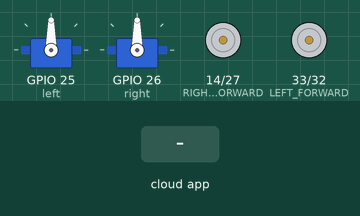
Recording of a sketch running on a simulated ESP32. Parts: 2 × servo, motor-driver pin pairs drawn as motors (green arrow = first pin HIGH = forward, orange = second pin HIGH = backward, longer = more drive). Inputs (shaded band) come from the test bench. The RemoteXY app is connected.

Above: at 1.2 s.
1.3 s: the phone or cloud app sets l to 25
At 2.1 s:
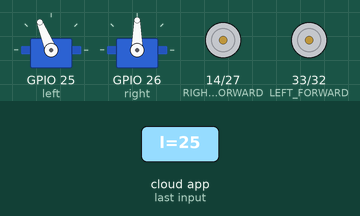
2.8 s: the phone or cloud app sets r to 25
At 3.3 s:
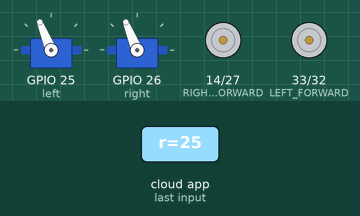
4.3 s: the phone or cloud app sets x to -100
At 5.5 s:
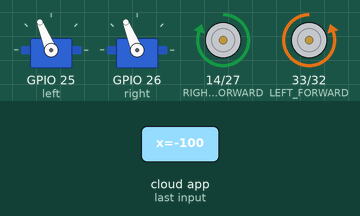
5.8 s: the phone or cloud app sets y to -100
At 6.7 s:
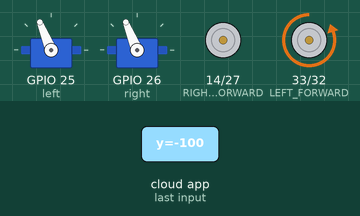
7.3 s: the phone or cloud app sets l to 0
At 7.9 s:
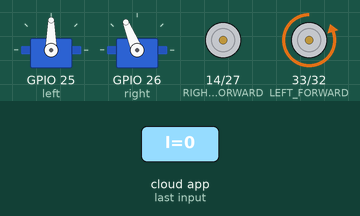
8.8 s: the phone or cloud app sets r to 0
At 10.2 s:
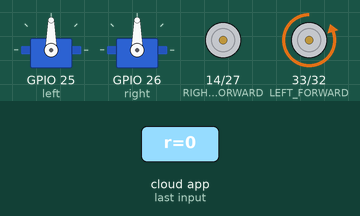
Timing chart, 0 to 11.3 s (numbered marks = the images above; inputs shaded):
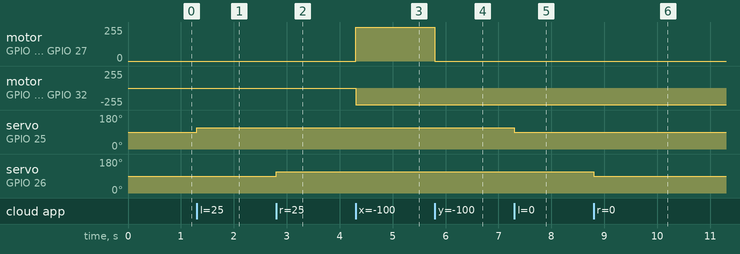

The sketch:

Reconfigurable_1.ino
```cpp
#define REMOTEXY_MODE__WIFI_POINT

#include <WiFi.h>

#define REMOTEXY_MODE__WIFI_POINT
#define REMOTEXY_WIFI_SSID "Reconfigurable"
#define REMOTEXY_WIFI_PASSWORD "12345678"
#define REMOTEXY_SERVER_PORT 6377

#include <RemoteXY.h>
#include <ESP32Servo.h>

Servo left;
Servo right;

// RemoteXY GUI configuration
#pragma pack(push, 1)
uint8_t RemoteXY_CONF[] =   // 98 bytes
  { 255,4,0,0,0,91,0,19,0,0,0,82,101,99,111,110,102,105,103,117,
  114,97,98,108,101,0,24,1,106,200,1,1,6,0,4,2,9,19,171,32,
  162,166,4,85,9,19,171,32,162,166,129,82,182,21,9,192,31,82,105,103,
  104,116,0,129,2,181,16,9,192,31,76,101,102,116,0,5,23,65,60,60,
  32,162,166,31,129,37,126,33,12,192,31,76,105,110,101,97,114,0 };

struct {
  int8_t l;  // 0 to 100
  int8_t r;  // 0 to 100
  int8_t x; // -100 to 100
  int8_t y; // -100 to 100
  uint8_t connect_flag;
} RemoteXY;
#pragma pack(pop)

// Motor driver pins
#define LEFT_FORWARD     33
#define LEFT_BACKWARD    32
#define RIGHT_FORWARD    14
#define RIGHT_BACKWARD   27

void setup() {
  RemoteXY_Init();
  left.attach(25);
  right.attach(26);
  pinMode(LEFT_FORWARD, OUTPUT);
  pinMode(LEFT_BACKWARD, OUTPUT);
  pinMode(RIGHT_FORWARD, OUTPUT);
  pinMode(RIGHT_BACKWARD, OUTPUT);
  Serial.begin(115200);
}

void loop() {
  RemoteXY_Handler();

  // Servo control
  left.write((RemoteXY.l+100)*1.8/2);
  right.write((RemoteXY.r+100)*1.8/2);

  // Joystick input
  int x = RemoteXY.x;
  int y = RemoteXY.y;

  // Differential drive mixing
  int leftMotor = y + x;
  int rightMotor = y - x;

  // Clamp motor speeds
  leftMotor = constrain(leftMotor, -100, 100);
  rightMotor = constrain(rightMotor, -100, 100);

  // Convert -100~100 to 0~255 PWM
  if (leftMotor >= 0) {
    analogWrite(LEFT_BACKWARD, 0);
    analogWrite(LEFT_FORWARD, int(2.55 * leftMotor));
  } else {
    analogWrite(LEFT_FORWARD, 0);
    analogWrite(LEFT_BACKWARD, int(2.55 * -leftMotor));
  }

  if (rightMotor >= 0) {
    analogWrite(RIGHT_BACKWARD, 0);
    analogWrite(RIGHT_FORWARD, int(2.55 * rightMotor));
  } else {
    analogWrite(RIGHT_FORWARD, 0);
    analogWrite(RIGHT_BACKWARD, int(2.55 * -rightMotor));
  }
}
```

Measured:
- after the input at 1.3 s, servo on GPIO 25 (left): 90° → 112° at once
- after the input at 2.8 s, servo on GPIO 26 (right): 90° → 112° at once
- after the input at 4.3 s, motor on GPIO 14 (RIGHT_FORWARD) / GPIO 27 (RIGHT_BACKWARD): stopped → forward 254/255 at once; motor on GPIO 33 (LEFT_FORWARD) / GPIO 32 (LEFT_BACKWARD): stopped → backward 254/255 at once
- after the input at 5.8 s, motor on GPIO 14 (RIGHT_FORWARD) / GPIO 27 (RIGHT_BACKWARD): forward 254/255 → stopped at once
- after the input at 7.3 s, servo on GPIO 25 (left): 112° → 90° at once
- after the input at 8.8 s, servo on GPIO 26 (right): 112° → 90° at once
